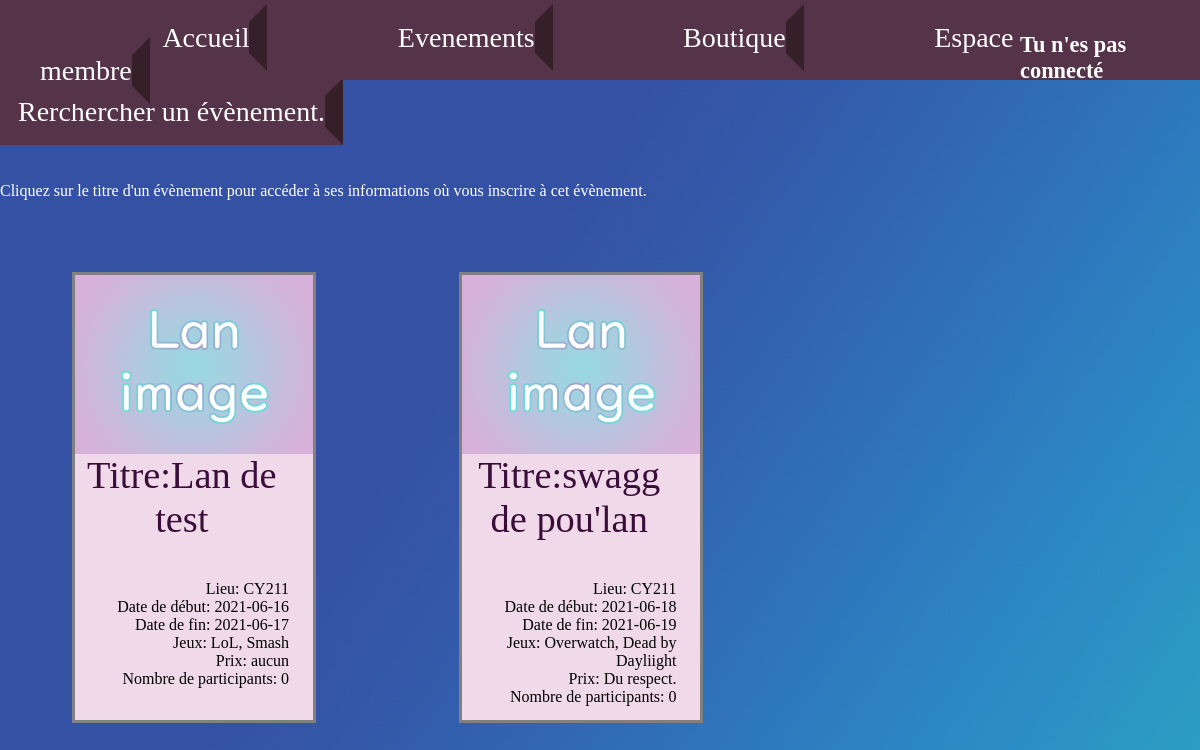
The app's page /Site/events/evenements.php with its own data.
### tables this page shows
CREATE TABLE IF NOT EXISTS `events` (
  `ID` int(11) NOT NULL AUTO_INCREMENT,
  `Titre` varchar(255) NOT NULL,
  `Lieu` varchar(255) NOT NULL,
  `datedebut` date NOT NULL DEFAULT '2021-05-08',
  `datefin` date NOT NULL DEFAULT '2021-05-09',
  `Jeux` varchar(255) NOT NULL,
  `Descriptio` varchar(255) NOT NULL,
  `prix` varchar(255) NOT NULL,
  `nbr_participants` int(11) NOT NULL DEFAULT '0',
  PRIMARY KEY (`ID`)
);

### Site/events/evenements.php (the view, shortened to what this page needs)
<?php
    include '../includes/menunavigation.php';
    include '../includes/database.php';
?>
<a href="pagerechercheevent.php"> Rerchercher un évènement. </a> <br/><br/><br/><br/>
Cliquez sur le titre d'un évènement pour accéder à ses informations où vous inscrire à cet évènement.
<link rel="stylesheet" href="../CSS/event.css" />
        <?php echo "<br/>";
    $q = $db -> query('SELECT * FROM events ');
    while ($nice = $q -> fetch())
    {
        echo '<div id=event>';
        echo '<div id=div2>';
        ?><a href="pagevent.php?Titre=<?php echo $nice['Titre']; ?>" style="font-size:120%; background-color:white; border:none; text-align:center; color:black" > <?php echo '<p id=titre> Titre:'.$nice['Titre']." <p>  "; ?> </a> <?php
        echo 'Lieu: '.$nice['Lieu']."<br/>";
        echo 'Date de début: '.$nice['datedebut']."<br/>";
        echo 'Date de fin: '.$nice['datefin']."<br/>";
        echo 'Jeux: '.$nice['Jeux']."<br/>";
        echo 'Prix: '.$nice['prix']."<br/>";
        echo 'Nombre de participants: '. $nice['nbr_participants']."<br/><br/><br/><br/>";
    echo '</div>';
    echo '</div>';
    }
?>

### Site/includes/menunavigation.php (shortened to what this page needs)
<head>
<link rel="stylesheet" href="../CSS/cssnavi.css" />
</head>
<header class="navigation">
    <ul>
        <li>
         <a href="../index.php">Accueil</a>
        </li>
        <li>
         <a href ="../events/evenements.php">Evenements</a>
        </li>
        <li>
         <a href="../boutique/boutique.php">Boutique</a>
        </li>
        <li>
         <a href="../inscrireouconnecter.php">Espace membre</a>
        </li>
        <li>
        <?php
                if(isset($_SESSION['email']))
                {
                ?>
                <form id='fermer' name='fermer' method='post' action='../includes/deconnexion.php'>
                <input type='submit' id='soumettre' value='Se d&eacute;connecter' style='width:120px;height:25px;' />
                </form>
                </li>
                <?php
            }
            else
            {
                echo "<h3>Tu n'es pas connecté</h3>";
            }
        ?>
</header>

### Site/CSS/cssnavi.css (style rules this page uses)
a { text-decoration:none; color: white; background-color:rgb(85, 51, 72); border: dashed 18px rgb(85, 51, 72); border-right-color:rgb(53, 31, 41); transition-property: border-right-color; }
ul { text-align: left; margin-top: 1.5%; list-style:none; }
li { display:inline; margin-left:9%; }
.navigation { background-image: url(https://upload.wikimedia.org/wikipedia/commons/thumb/f/f8/CY_Tech.svg/1200px-CY_Tech.svg.png); background-size: contain; background-repeat: no-repeat; font-size:200%; background-color: rgb(85, 51, 72); position: absolute; top:0; margin: 0; width: 100%; height: 10%; }
a { font-size: 28px; transition-property: font-size, border-right-color; transition-duration: 1s; }
h3 { font-size: 70%; display: inline; top: 12%; left: 85%; position: absolute; color: white; }

### Site/CSS/event.css (style rules this page uses)
#event { display: inline-block; margin: 6%; width: 20%; height: 64%; border: grey 3px solid; text-align: end; background-image: url("../img/lanimage.jpg"); background-repeat: no-repeat; background-size: contain; background-color: rgb(240, 218, 233); }
#div2 { display: inline-table; margin-top: 75%; color: black; margin-right: 10%; }
#titre { font-size:200%; color: rgb(58, 13, 58); }

### records on screen
events: Titre "Lan de test", Lieu "CY211", datedebut "2021-06-16", datefin "2021-06-17", Jeux "LoL, Smash", prix "aucun", nbr_participants "0"
events: Titre "swagg de pou'lan", Lieu "CY211", datedebut "2021-06-18", datefin "2021-06-19", Jeux "Overwatch, Dead by Dayliight", prix "Du respect.", nbr_participants "0"
